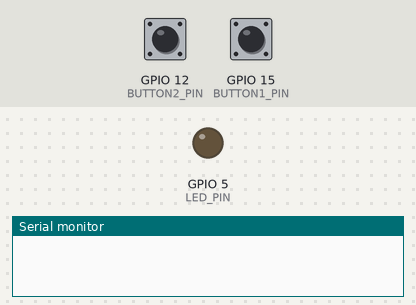
The sketch below on a simulated ESP32. Parts: output pins drawn as LEDs (lit = HIGH), the last lines printed to the serial monitor. Dashed ring = blinking. Inputs (shaded band) come from the test bench; at power-on: GPIO 12 (BUTTON2_PIN) HIGH, GPIO 15 (BUTTON1_PIN) HIGH.

Above: at 1.2 s.
1.3 s: GPIO 12 (BUTTON2_PIN) pulled LOW for 1 s
At 3.0 s:
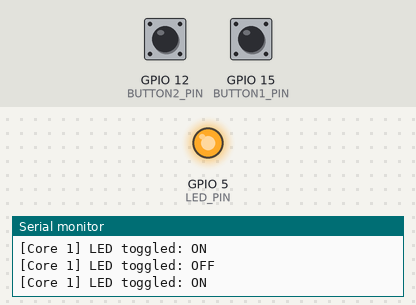
3.8 s: GPIO 15 (BUTTON1_PIN) pulled LOW for 3.2 s
At 4.11 s:
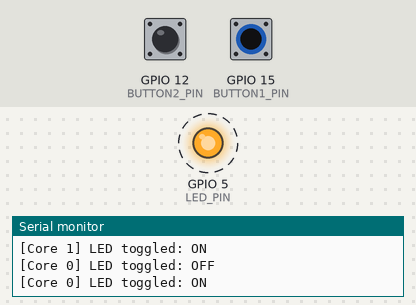
8.5 s: GPIO 15 (BUTTON1_PIN) pulled LOW for 0.15 s
At 8.9 s:
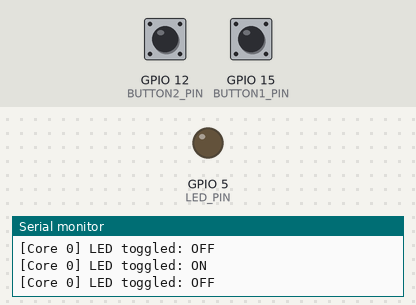
10.1 s: GPIO 15 (BUTTON1_PIN) pulled LOW for 1 s
At 12.3 s:
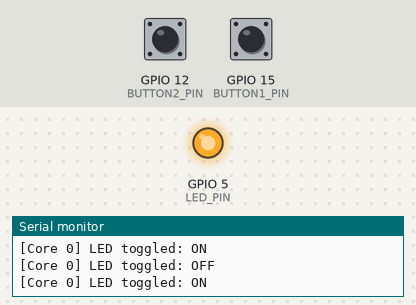
Timing chart, 0 to 13.6 s (numbered marks = the images above; inputs shaded):
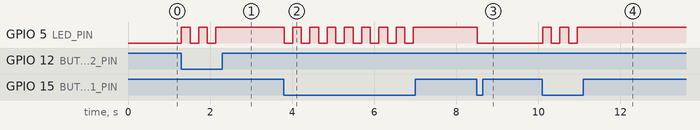

The sketch:

pushbutton.ino
```cpp
#include <Arduino.h>
#include "freertos/FreeRTOS.h"
#include "freertos/task.h"
#include "freertos/semphr.h"

// Pin
#define BUTTON1_PIN 15
#define BUTTON2_PIN 12
#define LED_PIN     5

// Global
volatile bool ledState = LOW; // status LED
SemaphoreHandle_t ledMutex;

// ==================== Core 0 ====================
void TaskButtonCore0(void *pvParameters) {
  pinMode(BUTTON1_PIN, INPUT_PULLUP);
  for (;;) {
    if (digitalRead(BUTTON1_PIN) == LOW) { // tombol ditekan
      if (xSemaphoreTake(ledMutex, portMAX_DELAY)) {
        ledState = !ledState;               // toggle LED
        digitalWrite(LED_PIN, ledState);
        Serial.printf("[Core 0] LED toggled: %s\n", ledState ? "ON" : "OFF");
        xSemaphoreGive(ledMutex);
      }
      vTaskDelay(200 / portTICK_PERIOD_MS); // debounce
    }
    vTaskDelay(10 / portTICK_PERIOD_MS);
  }
}

// ==================== Core 1 ====================
void TaskButtonCore1(void *pvParameters) {
  pinMode(BUTTON2_PIN, INPUT_PULLUP);
  for (;;) {
    if (digitalRead(BUTTON2_PIN) == LOW) { // tombol ditekan
      if (xSemaphoreTake(ledMutex, portMAX_DELAY)) {
        ledState = !ledState;               // toggle LED
        digitalWrite(LED_PIN, ledState);
        Serial.printf("[Core 1] LED toggled: %s\n", ledState ? "ON" : "OFF");
        xSemaphoreGive(ledMutex);
      }
      vTaskDelay(200 / portTICK_PERIOD_MS); // debounce
    }
    vTaskDelay(10 / portTICK_PERIOD_MS);
  }
}

void setup() {
  Serial.begin(115200);
  pinMode(LED_PIN, OUTPUT);
  digitalWrite(LED_PIN, LOW);

  ledMutex = xSemaphoreCreateMutex();

  xTaskCreatePinnedToCore(TaskButtonCore0, "Core0Btn", 2048, NULL, 1, NULL, 0);
  xTaskCreatePinnedToCore(TaskButtonCore1, "Core1Btn", 2048, NULL, 1, NULL, 1);
}

void loop() {}
```

Measured:
- after the input at 1.3 s, GPIO 5 (LED_PIN): alternates HIGH for 0.21 s and LOW for 0.21 s, 5 changes in all, then stays HIGH, starting at once
- after the input at 3.8 s, GPIO 5 (LED_PIN): alternates HIGH for 0.21 s and LOW for 0.21 s, 16 changes in all, then stays HIGH, starting at once
- after the input at 8.5 s, GPIO 5 (LED_PIN): HIGH → LOW at once
- after the input at 10.1 s, GPIO 5 (LED_PIN): alternates HIGH for 0.21 s and LOW for 0.21 s, 5 changes in all, then stays HIGH, starting at once
